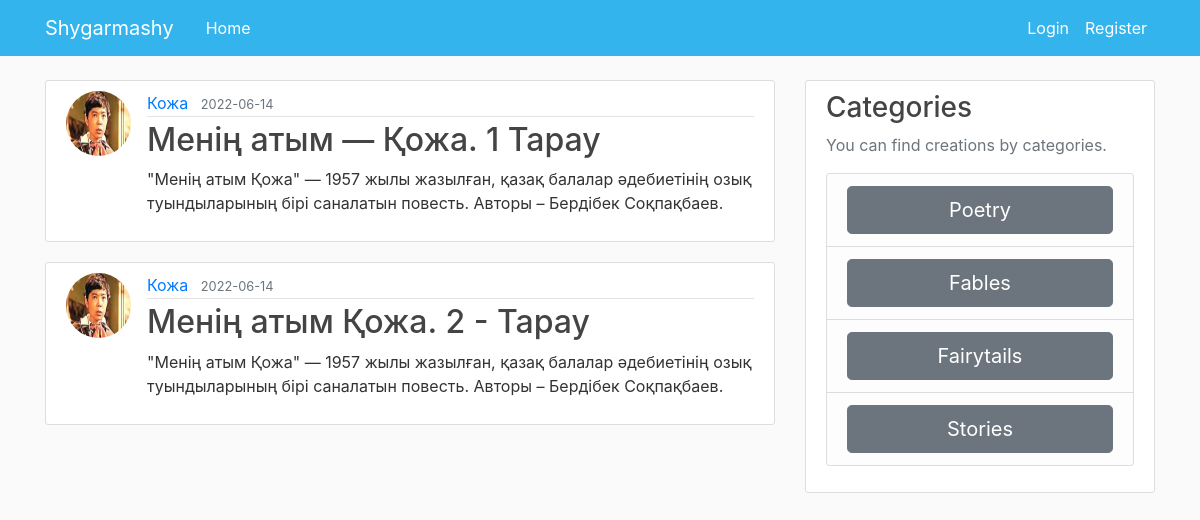
The page /stories on the database its author committed.
### flaskblog/models.py (models this page shows, shortened)
class Post(db.Model):
    id = db.Column(db.Integer, primary_key=True)
    title = db.Column(db.String(100), nullable=False)
    date_posted = db.Column(db.DateTime, nullable=False, default=datetime.utcnow)
    content = db.Column(db.Text, nullable=False)
    description = db.Column(db.Text, nullable=False)
    category = db.Column(db.String(100), nullable=False)
    user_id = db.Column(db.Integer, db.ForeignKey('user.id'), nullable=False)

class User(db.Model, UserMixin):
    id = db.Column(db.Integer, primary_key=True)
    username = db.Column(db.String(20), unique=True, nullable=False)
    email = db.Column(db.String(120), unique=True, nullable=False)
    image_file = db.Column(db.String(20), nullable=False, default='default.jpg')
    password = db.Column(db.String(60), nullable=False)
    posts = db.relationship('Post', backref='author', lazy=True)

### flaskblog/routes.py (the view)
@app.route("/stories")
def stories():
    posts = Post.query.all()
    return render_template('stories.html', posts=posts)

### flaskblog/templates/stories.html
{% extends "layout.html" %}
{% block content %}
    {% for post in posts %}
        {% if post.category == 'Stories' %}
        <article class="media content-section">
          <img class="rounded-circle article-img" src="{{ url_for('static', filename='profile_pics/' + post.author.image_file) }}">
          <div class="media-body">
            <div class="article-metadata">
              <a class="mr-2" href="#">{{ post.author.username }}</a>
              <small class="text-muted">{{ post.date_posted.strftime('%Y-%m-%d') }}</small>
            </div>
            <h2><a class="article-title" href="{{ url_for('post', post_id=post.id) }}">{{ post.title }}</a></h2>
            <p class="article-content">{{ post.description|safe }}</p>
          </div>
        </article>
        {% endif %}
    {% endfor %}
{% endblock content %}

### flaskblog/static/main.css (style rules this page uses)
body { background: #fafafa; color: #333333; margin-top: 5rem; }
h1, h2, h3, h4, h5, h6 { color: #444444; }
.content-section { background: #ffffff; padding: 10px 20px; border: 1px solid #dddddd; border-radius: 3px; margin-bottom: 20px; }
.article-title { color: #444444; }
.article-content { white-space: pre-line; }
.article-img { height: 65px; width: 65px; margin-right: 16px; }
.article-metadata { padding-bottom: 1px; margin-bottom: 4px; border-bottom: 1px solid #e3e3e3 }

### rows shown on the page
Post: image_file (picture), author.username "Кожа", date_posted "2022-06-14", title "Менің атым — Қожа. 1 Тарау", description "\"Менің атым Қожа\" — 1957 жылы жазылған, қазақ балалар әдебиетінің озық туындыларының бірі саналатын повесть. Авторы – Бердібек Соқпақбаев."
Post: image_file (picture), author.username "Кожа", date_posted "2022-06-14", title "Менің атым Қожа. 2 - Тарау", description "\"Менің атым Қожа\" — 1957 жылы жазылған, қазақ балалар әдебиетінің озық туындыларының бірі саналатын повесть. Авторы – Бердібек Соқпақбаев."
